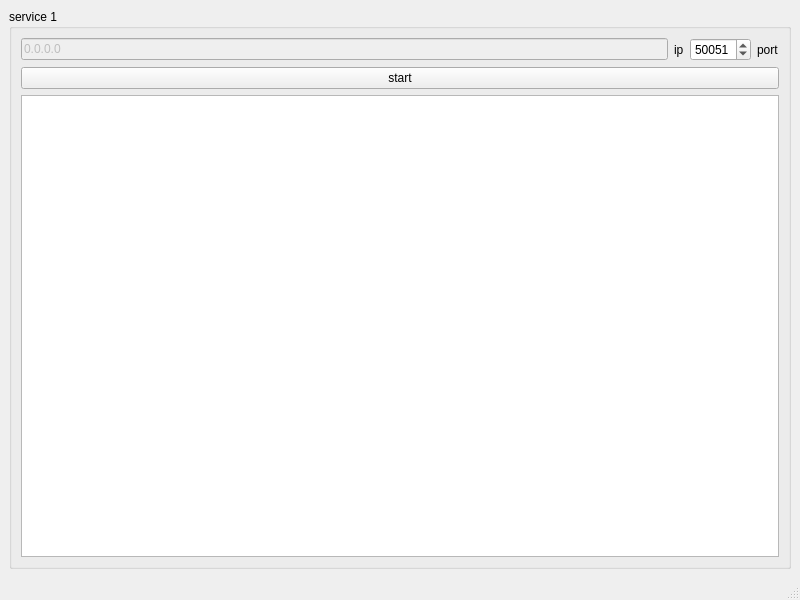
<?xml version="1.0" encoding="UTF-8"?>
<ui version="4.0">
 <class>MainWindow</class>
 <widget class="QMainWindow" name="MainWindow">
  <property name="geometry">
   <rect>
    <x>0</x>
    <y>0</y>
    <width>800</width>
    <height>600</height>
   </rect>
  </property>
  <property name="windowTitle">
   <string>MainWindow</string>
  </property>
  <widget class="QWidget" name="centralwidget">
   <layout class="QGridLayout" name="gridLayout_4">
    <item row="0" column="0">
     <widget class="QGroupBox" name="groupBox1">
      <property name="title">
       <string>service 1</string>
      </property>
      <layout class="QGridLayout" name="gridLayout_3">
       <item row="0" column="0">
        <layout class="QGridLayout" name="gridLayout">
         <item row="0" column="0">
          <widget class="QLineEdit" name="le_ipaddr">
           <property name="enabled">
            <bool>false</bool>
           </property>
           <property name="text">
            <string>0.0.0.0</string>
           </property>
          </widget>
         </item>
         <item row="0" column="1">
          <widget class="QLabel" name="label">
           <property name="text">
            <string>ip</string>
           </property>
          </widget>
         </item>
         <item row="0" column="2">
          <widget class="QSpinBox" name="sb_port">
           <property name="minimum">
            <number>1</number>
           </property>
           <property name="maximum">
            <number>65535</number>
           </property>
           <property name="value">
            <number>50051</number>
           </property>
          </widget>
         </item>
         <item row="0" column="3">
          <widget class="QLabel" name="label_2">
           <property name="text">
            <string>port</string>
           </property>
          </widget>
         </item>
        </layout>
       </item>
       <item row="1" column="0">
        <layout class="QGridLayout" name="gridLayout_2">
         <item row="0" column="0">
          <widget class="QPushButton" name="pb_start">
           <property name="text">
            <string>start</string>
           </property>
          </widget>
         </item>
        </layout>
       </item>
       <item row="2" column="0">
        <widget class="QPlainTextEdit" name="plainTextEdit"/>
       </item>
      </layout>
     </widget>
    </item>
   </layout>
  </widget>
  <widget class="QMenuBar" name="menubar">
   <property name="geometry">
    <rect>
     <x>0</x>
     <y>0</y>
     <width>800</width>
     <height>21</height>
    </rect>
   </property>
  </widget>
  <widget class="QStatusBar" name="statusbar"/>
 </widget>
 <resources/>
 <connections/>
</ui>
